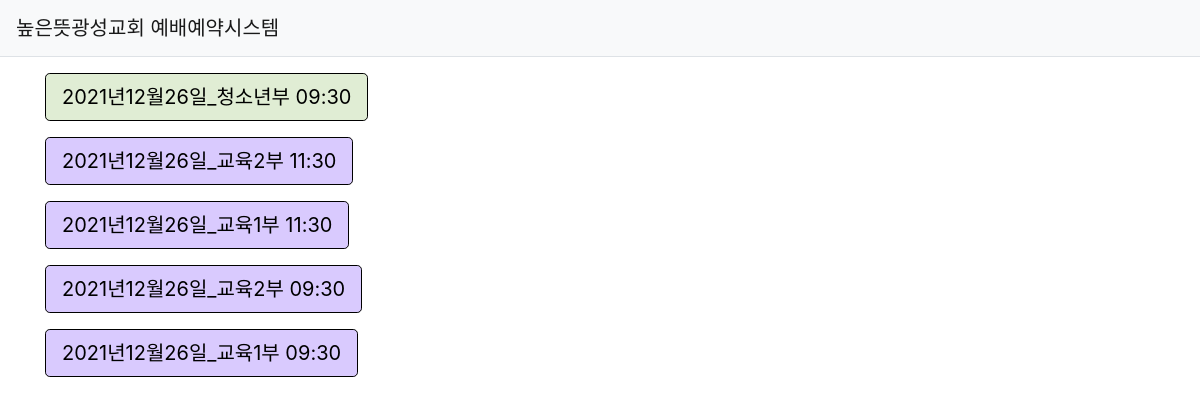
/menu/mainmenu/, run on the app's committed database.
### w_reservation/models.py (models this page shows)
class WorshipType(db.Model):
    __tablename__ = 'worshiptype'
    id = db.Column(db.Integer, primary_key=True)
    detail = db.Column(db.String(100), nullable=True)
    bgcolor = db.Column(db.String(7), default='#FFFFFF')

### w_reservation/views/menu_views.py (the view)
@bp.route('/mainmenu/')
def mainmenu():
    worship_list = Worship.query.filter(Worship.date >= date.today()).filter(Worship.date <= date.today() + timedelta(days=7)).order_by(Worship.id.desc())
    menu = []
    for worship in worship_list:
        menu.append({'name': worship.date.strftime('%Y년%m월%d일')+'_'+str(worship.part), 'href': url_for('seat._list',worship_id=worship.id), 'bgcolor': worship.worshiptype.bgcolor })
    return render_template('menu/menu.html', menus=menu)

### w_reservation/views/auth_views.py (called while the page is built)
@bp.before_app_request
def load_logged_in_user():
    user_id = session.get('user_id')
    if user_id is None:
        g.user = None
    else:
        g.user = User.query.get(user_id)

### w_reservation/templates/menu/menu.html
{% extends "base.html" %}
{% block content %}
<div class="container my-3">
    <div class="form-group">
        <div class="button-menu">
            {% if not menus %}
                <div class="alert alert-danger" role="alert">
                    등록된 예배가 없습니다.
                </div>
            {% else %}
            {% for menu in menus %}
            <div class="my-3">
                <button type="button" class="btn btn-primary btn-lg" onclick="location.href='{{ menu.href }}'" style="background-color: {{ menu.bgcolor }}; color: #000000; border-color: #000000;">{{ menu.name }}</button>
            </div>
            {% endfor %}
            {% endif %}
        </div>
    </div>
</div>
{% endblock %}

### data on the page
WorshipType: name "2021년12월26일_청소년부 09:30"
WorshipType: name "2021년12월26일_교육2부 11:30", name "2021년12월26일_교육1부 11:30", name "2021년12월26일_교육2부 09:30", name "2021년12월26일_교육1부 09:30"
